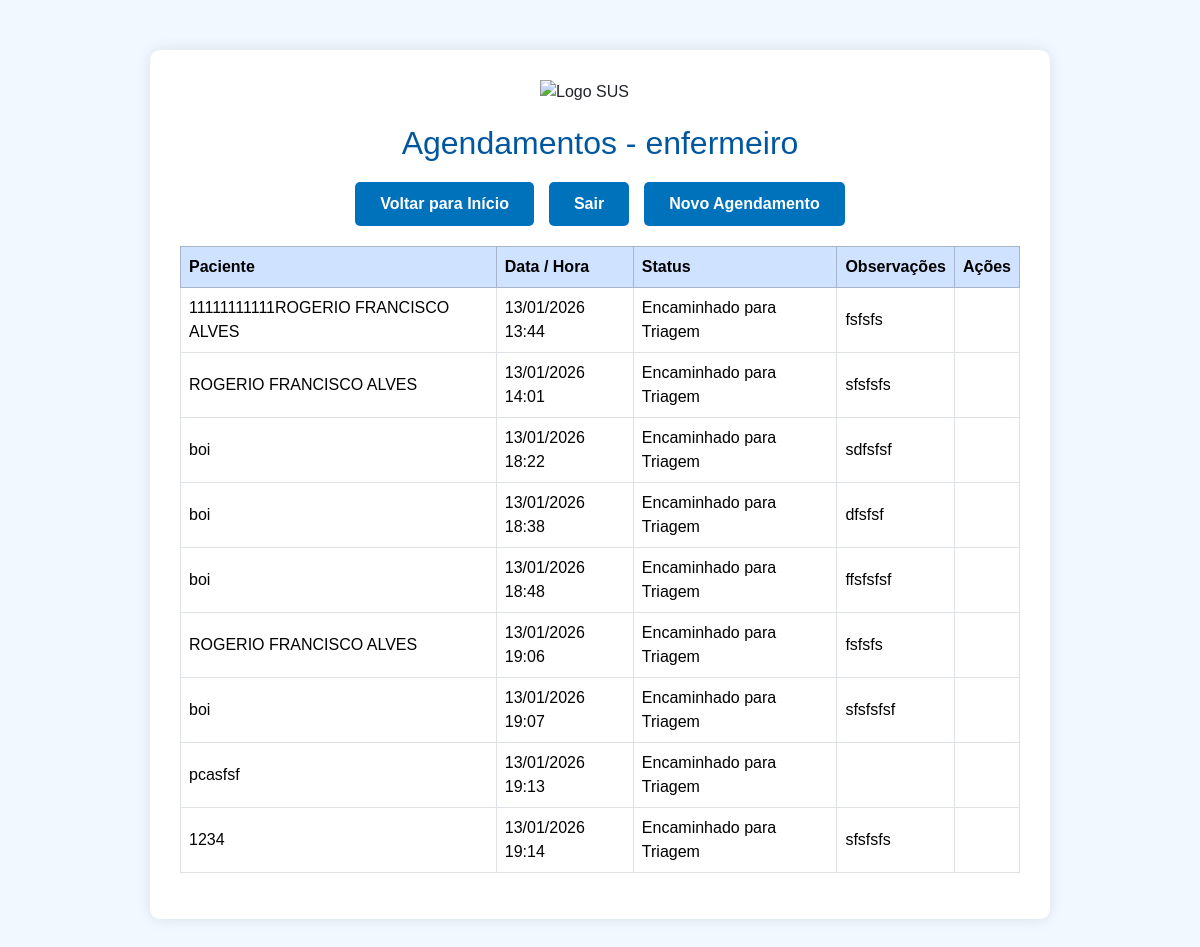
Page /agendamento/ (signed in) on the earlier database version.
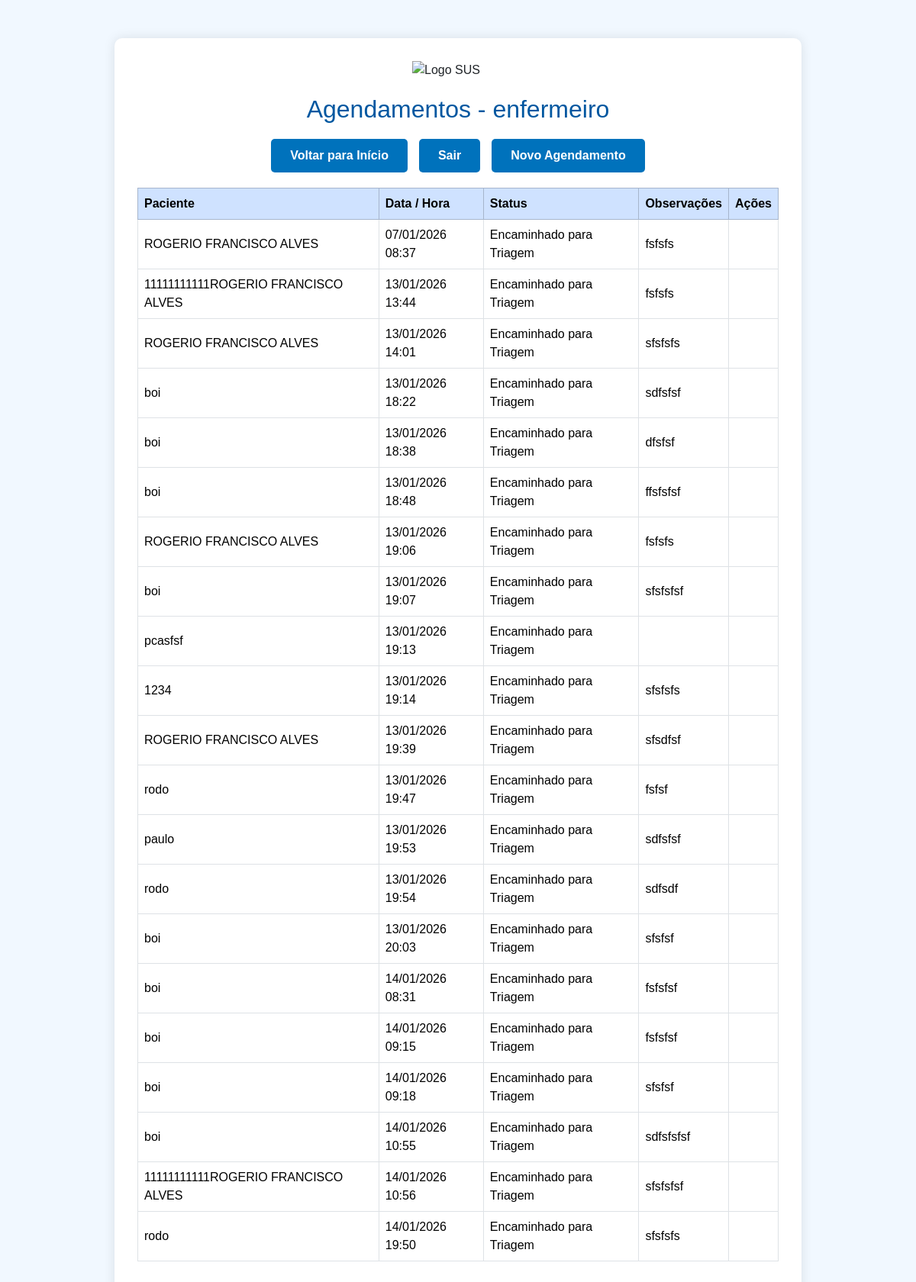
Same page on the later database version.
### agendamento/models.py (models this page shows, shortened)
class Agendamento(models.Model):
    STATUS_CHOICES = [
        ('AG', 'Agendado'),
        ('TR', 'Encaminhado para Triagem'),
        ('AT', 'Atendido'),
        ('CN', 'Cancelado'),
    ]
    paciente = models.ForeignKey(Paciente, on_delete=models.CASCADE)
    data_hora = models.DateTimeField()
    encaminhado_por = models.ForeignKey(settings.AUTH_USER_MODEL, on_delete=models.SET_NULL, null=True, blank=True)
    status = models.CharField(max_length=2, choices=STATUS_CHOICES, default='AG')
    observacoes = models.TextField(blank=True, null=True)

### paciente/models.py (models this page shows)
class Paciente(models.Model):
    nome = models.CharField(max_length=100)
    cpf = models.CharField(
        max_length=14,
        unique=True,
        validators=[RegexValidator(r'^\d{3}\.\d{3}\.\d{3}-\d{2}$', 'CPF inválido! Use XXX.XXX.XXX-XX')]
    )
    data_nascimento = models.DateField()
    telefone = models.CharField(
        max_length=15,
        validators=[RegexValidator(r'^\(\d{2}\)\s\d{4,5}-\d{4}$', 'Telefone inválido! Use (XX) XXXXX-XXXX')]
    )
    email = models.EmailField(blank=True, null=True)
    endereco = models.TextField(blank=True, null=True)
    cartao_sus = models.CharField(max_length=18, blank=True, null=True)
    def __str__(self):
        return self.nome

### agendamento/views.py (the view)
# urls.py: path('', views.agendamento_list, name='agendamento_list'),
@login_required
def agendamento_list(request):
    agendamentos = Agendamento.objects.all().order_by('data_hora')
    return render(request, 'agendamento_list.html', {'agendamentos': agendamentos, 'user': request.user})

### agendamento/templates/agendamento_list.html (shortened to what this page needs)
<!DOCTYPE html>
<html lang="pt-br">
<head>
<link rel="stylesheet" href="https://cdn.jsdelivr.net/npm/bootstrap@5.3.2/dist/css/bootstrap.min.css">
<link rel="stylesheet" href="https://cdn.jsdelivr.net/npm/bootstrap-icons@1.10.5/font/bootstrap-icons.css">
</head>
<body>
<div class="container">
    <img src="https://upload.wikimedia.org/wikipedia/commons/thumb/3/3a/Logo_do_SUS.svg/2560px-Logo_do_SUS.svg.png" class="logo" alt="Logo SUS">
    <h2>Agendamentos - {{ user.username }}</h2>
    <div class="button-group">
        <a href="../recepcao" class="btn-voltar">Voltar para Início</a>
        <a href="{% url 'logout' %}" class="btn-logout">Sair</a>
        <a href="{% url 'agendamento_create' %}" class="btn btn-success">Novo Agendamento</a>
    </div>
    <table class="table table-bordered">
        <thead class="table-primary">
            <tr>
                <th>Paciente</th>
                <th>Data / Hora</th>
                <th>Status</th>
                <th>Observações</th>
                <th>Ações</th>
            </tr>
        </thead>
        <tbody>
        {% for agendamento in agendamentos %}
            <tr>
                <td>{{ agendamento.paciente }}</td>
                <td>{{ agendamento.data_hora|date:"d/m/Y H:i" }}</td>
                <td>{{ agendamento.get_status_display }}</td>
                <td>{{ agendamento.observacoes }}</td>
                <td>
                </td>
            </tr>
        {% endfor %}
        </tbody>
    </table>
</div>
</body>
</html>

Differences in the rows shown:
added Agendamento: paciente "ROGERIO FRANCISCO ALVES", data_hora "07/01/2026 08:37", status "Encaminhado para Triagem", observacoes "fsfsfs"
added Agendamento: paciente "ROGERIO FRANCISCO ALVES", data_hora "13/01/2026 19:39", status "Encaminhado para Triagem", observacoes "sfsdfsf"
added Agendamento: paciente "rodo", data_hora "13/01/2026 19:47", status "Encaminhado para Triagem", observacoes "fsfsf"
added Agendamento: paciente "paulo", data_hora "13/01/2026 19:53", status "Encaminhado para Triagem", observacoes "sdfsfsf"
added Agendamento: paciente "rodo", data_hora "13/01/2026 19:54", status "Encaminhado para Triagem", observacoes "sdfsdf"
added Agendamento: paciente "boi", data_hora "13/01/2026 20:03", status "Encaminhado para Triagem", observacoes "sfsfsf"
added Agendamento: paciente "boi", data_hora "14/01/2026 08:31", status "Encaminhado para Triagem", observacoes "fsfsfsf"
added Agendamento: paciente "boi", data_hora "14/01/2026 09:15", status "Encaminhado para Triagem", observacoes "fsfsfsf"
added Agendamento: paciente "boi", data_hora "14/01/2026 09:18", status "Encaminhado para Triagem", observacoes "sfsfsf"
added Agendamento: paciente "boi", data_hora "14/01/2026 10:55", status "Encaminhado para Triagem", observacoes "sdfsfsfsf"
added Agendamento: paciente "11111111111ROGERIO FRANCISCO ALVES", data_hora "14/01/2026 10:56", status "Encaminhado para Triagem", observacoes "sfsfsfsf"
added Agendamento: paciente "rodo", data_hora "14/01/2026 19:50", status "Encaminhado para Triagem", observacoes "sfsfsfs"
